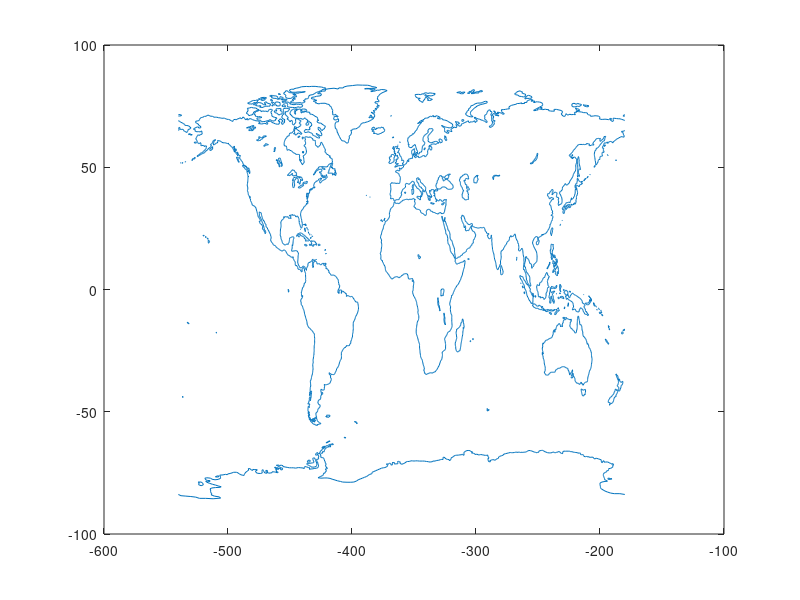

Write the MATLAB code that produced this figure. (Note: this script raises an error after producing the figure.)
function worldmap2(axes,maxlat);
%function worldmap2(axes,maxlat)
% WORLDMAP makes map of the world.
%
% WORLDMAP([LONG_MIN LONG_MAX LAT_MIN LAT_MAX]) draws a
% coastline map of the world at about 1/2 degree
% resolution. WORLDMAP (called without arguments) draws
% the whole world with the Pacific in the center.
% 
% WORLDMAP('north',MAXLAT) draws a polar projection from the North
% pole out to latitude MAXLAT. MAP('south') does the same for 
% the South pole (MAXLAT is optional in both cases, but is taken
% to lie in the same hemisphere as the pole).

%Notes: RP (WHOI) 6/Dec/91
%       7/Nov/92  Changed for matlab4.0
%       17/Oct/93 New outline file.
%       14/Mar/94 Fixed polar projections, and changed name
%                 to 'worldmap'.

% Modified for matlab version 5  (AN)             

% Change this line (if map.m is not in your default directory) to
% "load <path>/coasts".

load coasts

shiftx=0;
drawtwice=0;
proj='rec';
if (nargin<2), maxlat=40; else maxlat=abs(maxlat); end;

if (maxlat>90); error('MAXLAT greater than 90!'); end;

if (nargin>0),
   if (isstr(axes)),
      if (axes(1:3)=='nor'),
         proj='npl';
         axes=(90-maxlat)*[-1 1 -1 1];
      elseif (axes(1:3)=='sou'),
         proj='spl';
         axes=(90-maxlat)*[-1 1 -1 1];
      else
         error('map: Unrecognized projection!');
      end;
   else         
      axes=axes(:)';
      if (max(size(axes)) ~= 4), 
         error('map: wrong number of limit args!');
      end;
      if ( (axes(4)-axes(3))>180. ),
         error('map: Lat range greater than 180 degrees');
      end;
      if ( (axes(2)-axes(1))>360. ),
         error('map: Long range greater than 360 degrees');
      else
         if (axes(1)<=-180. ),
            shiftx=-360;
            drawtwice=1;
         elseif (axes(2)>180.), 
            shiftx=360;
            drawtwice=1;
         else
            shiftx=0;
            drawtwice=0;
         end;
      end;
   end;
else
   axes=[-334 25 -90 90];
   shiftx=-360;
   drawtwice=1;
end;
      
if (proj=='rec'),
   lh=plot(coastlines(1,:)+shiftx,coastlines(2,:),'-');
   set(lh,'Erasemode','none');
elseif (proj=='npl'),
   kk=find(coastlines(2,:)<maxlat);
   xx=(90-coastlines(2,:)).*cos(coastlines(1,:)*pi/180-pi/2);
   yy=(90-coastlines(2,:)).*sin(coastlines(1,:)*pi/180-pi/2);
   xx(kk)=NaN*kk;
   lh=plot(xx,yy,'-');
   set(lh,'Erasemode','none');
   set(gca,'dataaspectratio',[1 1 1]);

elseif (proj=='spl'),
   kk=find(coastlines(2,:)>-maxlat);
   xx=(90+coastlines(2,:)).*cos(-coastlines(1,:)*pi/180+pi/2);
   yy=(90+coastlines(2,:)).*sin(-coastlines(1,:)*pi/180+pi/2);
   xx(kk)=NaN*kk;
   lh=plot(xx,yy,'-');
   set(lh,'Erasemode','none');
   set(gca,'aspect',[1 1]);
end;

if (drawtwice),
   line(coastlines(1,:),coastlines(2,:),'Linestyle','-',...
   'Erasemode','none');
end;


if (proj=='rec'),
 axis(axes);
 xlb=get(gca,'Xticklabel');
 [Nn,Mm]=size(xlb);
 Mf=int2str(Mm);
 nxl=zeros(Nn,Mm+1);
 for kk=1:Nn,
   zz=rem(str2num(xlb(kk,:))+540,360)-180;
   if (zz<0), nxl(kk,:)=sprintf(['%' Mf '.0fW'],abs(zz));
   elseif (zz>0)  nxl(kk,:)=sprintf(['%' Mf '.0fE'],(zz));
   else nxl(kk,:)=sprintf(['%' Mf '.0f '],(zz));
   end;
 end;

 set(gca,'Xticklabel',nxl(1,:))

 yx=get(gca,'Ytick');
 ylb=get(gca,'Yticklabel');
 [Nn,Mm]=size(ylb);
 Mf=int2str(Mm);
 nyl=zeros(Nn,Mm+1);
 for kk=1:Nn,
   zz=str2num(ylb(kk,:));
   if (zz<0), nyl(kk,:)=sprintf(['%' Mf '.0fS'],abs(zz));
   elseif (zz>0)  nyl(kk,:)=sprintf(['%' Mf '.0fN'],(zz)); 
   else nyl(kk,:)=sprintf(['%' Mf '.0f '],(zz));
   end;
 end;
 set(gca,'Yticklabel',nyl(1,:) )
 set(gca,'Ytick',yx);  % Need this to reset position limits
else  % polar projection
  axis(axes);
  set(gca,'visible','off');
  for kk=10:10:(90-maxlat),
    xx=kk*cos([0:10:360]*pi/180);
    yy=kk*sin([0:10:360]*pi/180);
    line(xx,yy,'color','w','linestyle',':');
  end;
  xx=(90-maxlat)*cos([0:5:360]*pi/180);
  yy=(90-maxlat)*sin([0:5:360]*pi/180);
  line(xx,yy,'color','w','linestyle','-');
  for kk=10:10:(90-maxlat-2),
    if (proj=='npl'), 
       text(0,kk,sprintf('%2.0fN',90-kk),'horizontal','center');
    else
       text(0,kk,sprintf('%2.0fS',90-kk),'horizontal','center');
    end;
  end;
  for kk=0:30:359,
    xx=[10 90-maxlat]*cos(kk*pi/180);
    yy=[10 90-maxlat]*sin(kk*pi/180);
    line(xx,yy,'color','w','linestyle',':');
    if (kk<=180),nyl=sprintf('%3.0fE',kk);
    else nyl=sprintf('%3.0fW',abs(360-kk)); end;
    if (proj=='npl'), 
text(yy(2),-xx(2),nyl,'rotation',kk,'horizontal','center','vertical','top');
    else
text(yy(2),xx(2),nyl,'rotation',-kk,'horizontal','center','vertical','bottom');
    end;
  end;
end;


if (proj=='rec'), grid; end;

